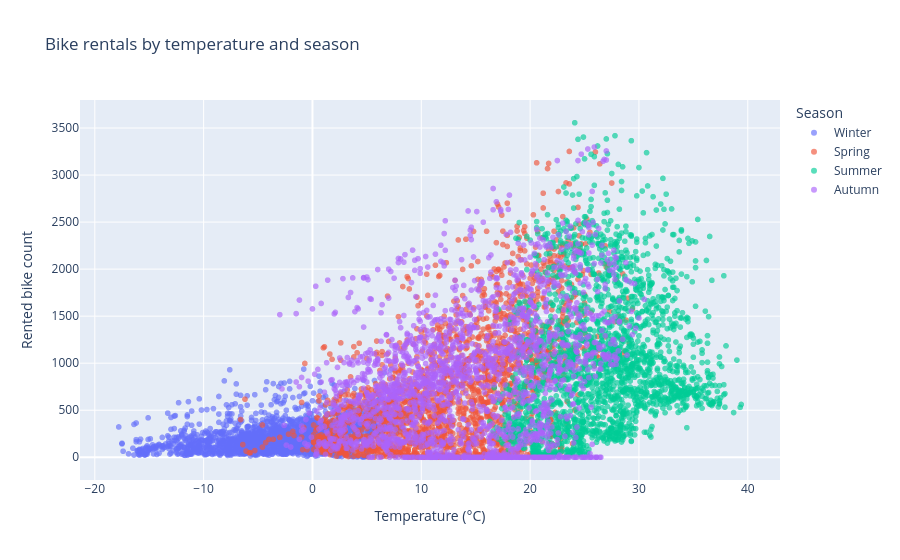

This figure's notebook cell:
### Code cell
fig = px.scatter(df,
    x="Temperature",
    y="Rented_bike_count",
    color="Seasons",
    hover_data=["Hour"],
    title="Bike rentals by temperature and season",
    labels={"Temperature": "Temperature (°C)",
        "Rented_bike_count": "Rented bike count",
        "Seasons": "Season",},
    opacity=0.65,)

fig.show()

### Figure 1 — Plotly figure (JSON) as saved in the notebook; plotly's stock layout.template omitted (floating-point values rounded to 4 significant figures; data arrays with more than 128 entries replaced by an {"elided": "..."} marker saying what was removed)
{"data": [{"customdata": {"elided": "2160x1 int values"}, "hovertemplate": "Season=Winter<br>Temperature (°C)=%{x}<br>Rented bike count=%{y}<br>Hour=%{customdata[0]}<extra></extra>", "legendgroup": "Winter", "marker": {"color": "#636efa", "opacity": 0.65, "symbol": "circle"}, "mode": "markers", "name": "Winter", "showlegend": true, "type": "scattergl", "x": {"elided": "2160 float values"}, "xaxis": "x", "y": {"elided": "2160 int values"}, "yaxis": "y"}, {"customdata": {"elided": "2208x1 int values"}, "hovertemplate": "Season=Spring<br>Temperature (°C)=%{x}<br>Rented bike count=%{y}<br>Hour=%{customdata[0]}<extra></extra>", "legendgroup": "Spring", "marker": {"color": "#EF553B", "opacity": 0.65, "symbol": "circle"}, "mode": "markers", "name": "Spring", "showlegend": true, "type": "scattergl", "x": {"elided": "2208 float values"}, "xaxis": "x", "y": {"elided": "2208 int values"}, "yaxis": "y"}, {"customdata": {"elided": "2208x1 int values"}, "hovertemplate": "Season=Summer<br>Temperature (°C)=%{x}<br>Rented bike count=%{y}<br>Hour=%{customdata[0]}<extra></extra>", "legendgroup": "Summer", "marker": {"color": "#00cc96", "opacity": 0.65, "symbol": "circle"}, "mode": "markers", "name": "Summer", "showlegend": true, "type": "scattergl", "x": {"elided": "2208 float values"}, "xaxis": "x", "y": {"elided": "2208 int values"}, "yaxis": "y"}, {"customdata": {"elided": "2184x1 int values"}, "hovertemplate": "Season=Autumn<br>Temperature (°C)=%{x}<br>Rented bike count=%{y}<br>Hour=%{customdata[0]}<extra></extra>", "legendgroup": "Autumn", "marker": {"color": "#ab63fa", "opacity": 0.65, "symbol": "circle"}, "mode": "markers", "name": "Autumn", "showlegend": true, "type": "scattergl", "x": {"elided": "2184 float values"}, "xaxis": "x", "y": {"elided": "2184 int values"}, "yaxis": "y"}], "layout": {"legend": {"title": {"text": "Season"}, "tracegroupgap": 0}, "title": {"text": "Bike rentals by temperature and season"}, "xaxis": {"anchor": "y", "domain": [0, 1], "title": {"text": "Temperature (°C)"}}, "yaxis": {"anchor": "x", "domain": [0, 1], "title": {"text": "Rented bike count"}}}}
